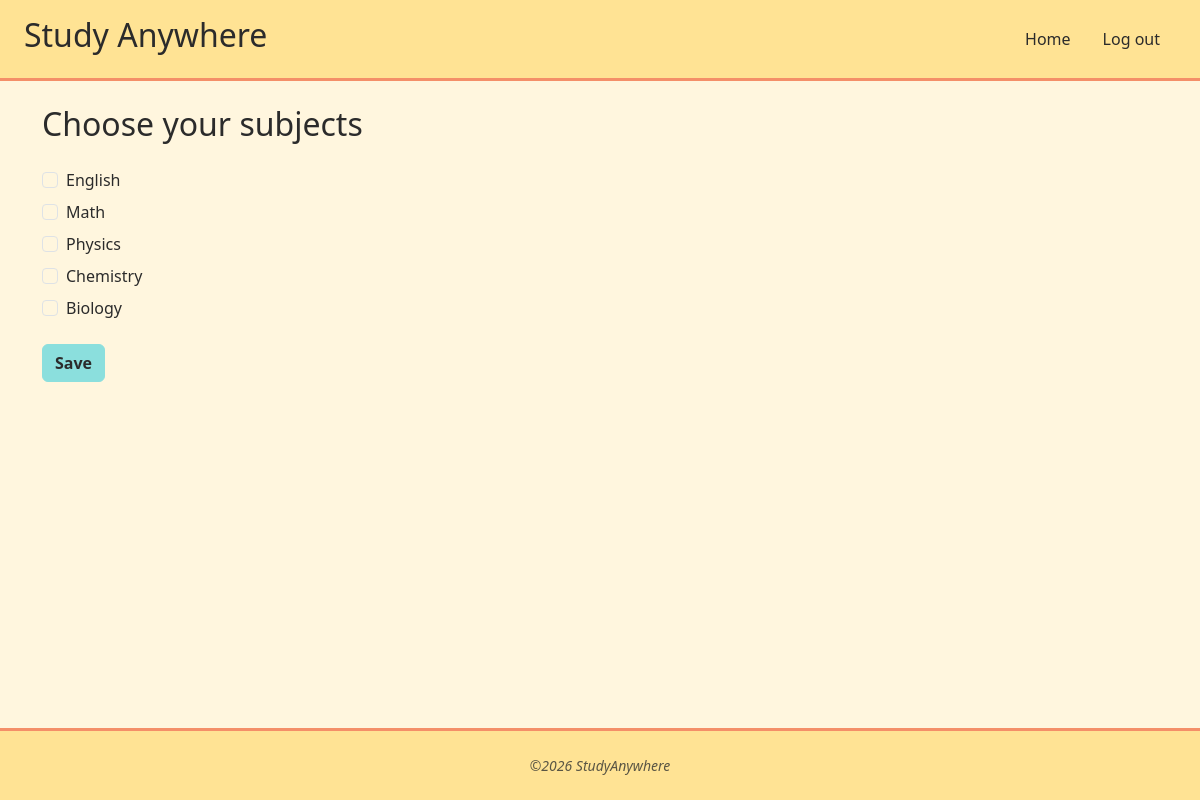
/subjects (signed in), run on the app's committed database.
### main.py (models this page shows)
class Subject(db.Model):
    __tablename__ = "subjects"
    id: Mapped[int] = mapped_column(Integer, primary_key=True)
    name: Mapped[str] = mapped_column(String(100), unique=True)
    questions = relationship("Questions", back_populates="subject", cascade="all, delete-orphan")

### main.py (the view, shortened to what this page needs)
@app.route("/subjects", methods=["GET", "POST"])
@login_required
def subjects():
    form = SubjectForm()
    all_subjects = db.session.execute(db.select(Subject)).scalars().all()
    form.subjects.choices = [(s.id, s.name) for s in all_subjects]
    if request.method == "GET":
        form.subjects.data = [r.subject_id for r in current_user.results]  # pre-tick current choices
    return render_template("subjects.html", form=form)

### forms.py
class SubjectForm(FlaskForm):
    subjects = SelectMultipleField("Choose your subjects", coerce=int,widget=ListWidget(prefix_label=False),option_widget=CheckboxInput(),)
    submit = SubmitField("Save")

### main.py (called while the page is built)
@login_manager.user_loader
def load_user(user_id):
    return db.session.get(User, int(user_id))

### templates/subjects.html (shortened to what this page needs)
{% extends "base.html" %}
{% block content %}
<h2 class="mb-4">Choose your subjects</h2>
<form method="POST" novalidate>
  {% for subfield in form.subjects %}
    <div class="form-check mb-2">
      {{ subfield(class="form-check-input") }}
      {{ subfield.label(class="form-check-label") }}
    </div>
  {% endfor %}
  <button type="submit" class="btn btn-primary mt-3">Save</button>
</form>
{% endblock %}

### templates/base.html (shortened to what this page needs)
<!DOCTYPE html>
<html lang="en">
<head>
  {{ bootstrap.load_css() }}
  <link rel="stylesheet" href="https://cdn.jsdelivr.net/npm/bootstrap-icons@1.11.3/font/bootstrap-icons.css">
  <link rel="stylesheet" href="{{ url_for('static', filename='css/theme.css') }}">
</head>
<body class="d-flex flex-column min-vh-100">
  <header class="site-header d-flex flex-wrap justify-content-between align-items-center px-4 py-3">
    <h2>Study Anywhere</h2>
    <ul class="nav nav-pills">
      {% if current_user.is_authenticated %}
      <li class="nav-item">
        <a href="{{ url_for('contents') }}"
           class="nav-link {% if request.endpoint == 'home' %}active{% endif %}"
           {% if request.endpoint == 'home' %}aria-current="page"{% endif %}>Home</a>
      </li>
        <li class="nav-item">
          <a href="{{ url_for('logout') }}" class="nav-link">Log out</a>
        </li>
      {% endif %}
    </ul>
  </header>
  <main class="flex-grow-1">
    <div class="container my-4">
      {% block content %}{% endblock %}
    </div>
  </main>
  <footer class="site-footer py-4 mt-4">
    <div class="container px-4 px-lg-5">
      <div class="small text-center text-muted fst-italic">&copy;2026 StudyAnywhere</div>
    </div>
  </footer>
</body>
</html>

### static/css/theme.css (style rules this page uses)
:root { --color-bg: #FFF6DE; --color-highlight: #FFE394; --color-button: #8BDFDD; --color-sharp: #F48F68; --color-sharp-dark: #d9743f; --color-text: #2b2b2b; --bs-body-bg: var(--color-bg); --bs-body-color: var(--color-text); --bs-link-color: var(--color-sharp); --bs-link-hover-color: var(--color-sharp-dark); --bs-primary: var(--color-button); --bs-primary-rgb: 139, 223, 221; }
body { background-color: var(--color-bg); color: var(--color-text); }
.site-header { background-color: var(--color-highlight); border-bottom: 3px solid var(--color-sharp); }
.site-header .nav-link { color: var(--color-text); border-radius: 999px; }
.btn-primary { --bs-btn-color: var(--color-text); --bs-btn-bg: var(--color-button); --bs-btn-border-color: var(--color-button); --bs-btn-hover-color: #fff; --bs-btn-hover-bg: var(--color-sharp); --bs-btn-hover-border-color: var(--color-sharp); --bs-btn-active-color: #fff; --bs-btn-active-bg: var(--color-sharp); --bs-btn-active-border-color: var(--color-sharp); --bs-btn-focus-shadow-rgb: 139, 223, 221; --bs-btn-disabled-bg: var(--color-button); --bs-btn-disabled-border-color: var(--color-button); font-weight: 600; }
.site-footer { background-color: var(--color-highlight); border-top: 3px solid var(--color-sharp); }

### data on the page
Subject: label "English"
Subject: label "Math"
Subject: label "Physics"
Subject: label "Chemistry"
Subject: label "Biology"
